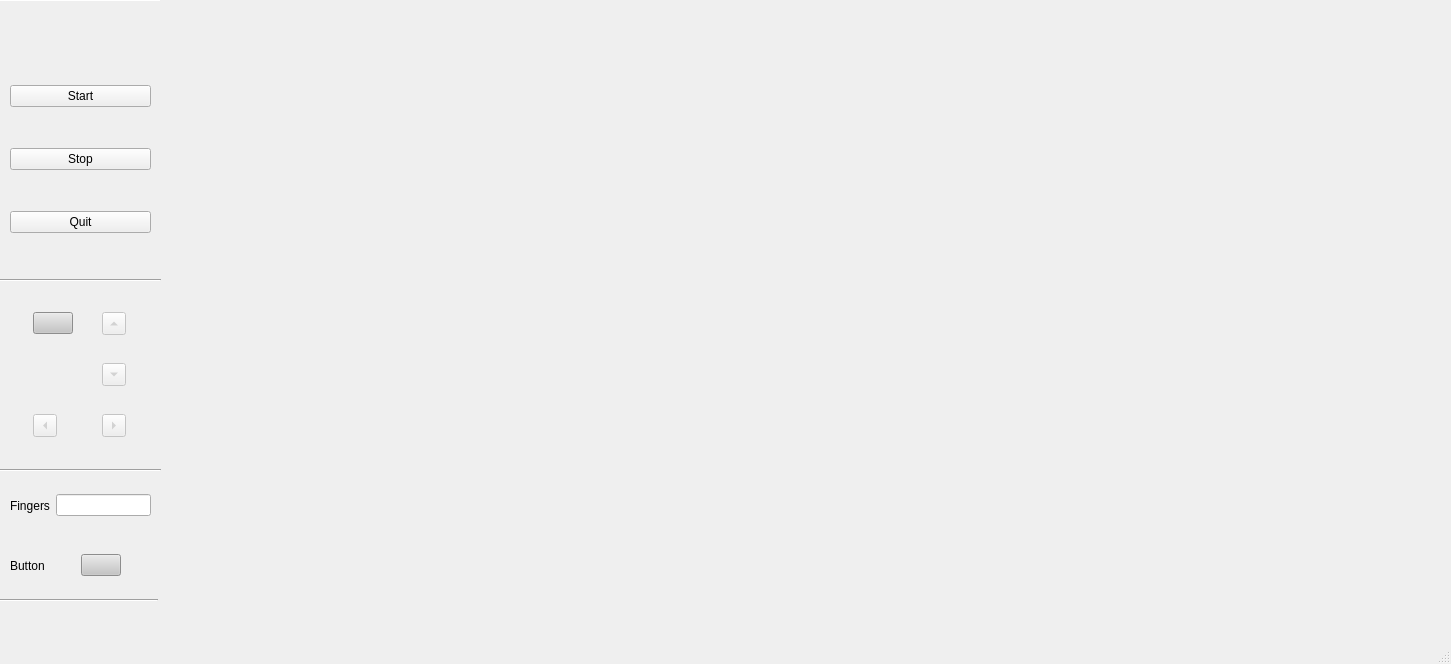
<?xml version="1.0" encoding="UTF-8"?>
<ui version="4.0">
 <class>MainWindow</class>
 <widget class="QMainWindow" name="MainWindow">
  <property name="geometry">
   <rect>
    <x>0</x>
    <y>0</y>
    <width>1451</width>
    <height>664</height>
   </rect>
  </property>
  <property name="windowTitle">
   <string>OpenCV</string>
  </property>
  <widget class="QWidget" name="centralwidget">
   <widget class="QLabel" name="videoFrame">
    <property name="geometry">
     <rect>
      <x>160</x>
      <y>2</y>
      <width>1271</width>
      <height>611</height>
     </rect>
    </property>
    <property name="text">
     <string/>
    </property>
   </widget>
   <widget class="QWidget" name="verticalLayoutWidget">
    <property name="geometry">
     <rect>
      <x>10</x>
      <y>50</y>
      <width>141</width>
      <height>221</height>
     </rect>
    </property>
    <layout class="QVBoxLayout" name="verticalLayout">
     <item>
      <widget class="QPushButton" name="start_button">
       <property name="text">
        <string>Start</string>
       </property>
      </widget>
     </item>
     <item>
      <widget class="QPushButton" name="stop_button">
       <property name="text">
        <string>Stop</string>
       </property>
      </widget>
     </item>
     <item>
      <widget class="QPushButton" name="quit_button">
       <property name="text">
        <string>Quit</string>
       </property>
      </widget>
     </item>
    </layout>
   </widget>
   <widget class="QWidget" name="gridLayoutWidget">
    <property name="geometry">
     <rect>
      <x>10</x>
      <y>290</y>
      <width>141</width>
      <height>171</height>
     </rect>
    </property>
    <layout class="QGridLayout" name="gridLayout">
     <item row="0" column="1">
      <widget class="QToolButton" name="up_arrow">
       <property name="enabled">
        <bool>false</bool>
       </property>
       <property name="text">
        <string/>
       </property>
       <property name="arrowType">
        <enum>Qt::UpArrow</enum>
       </property>
      </widget>
     </item>
     <item row="2" column="0">
      <widget class="QToolButton" name="left_arrow">
       <property name="enabled">
        <bool>false</bool>
       </property>
       <property name="text">
        <string/>
       </property>
       <property name="arrowType">
        <enum>Qt::LeftArrow</enum>
       </property>
      </widget>
     </item>
     <item row="1" column="1">
      <widget class="QToolButton" name="down_arrow">
       <property name="enabled">
        <bool>false</bool>
       </property>
       <property name="text">
        <string/>
       </property>
       <property name="arrowType">
        <enum>Qt::DownArrow</enum>
       </property>
      </widget>
     </item>
     <item row="2" column="1">
      <widget class="QToolButton" name="right_arrow">
       <property name="enabled">
        <bool>false</bool>
       </property>
       <property name="text">
        <string/>
       </property>
       <property name="arrowType">
        <enum>Qt::RightArrow</enum>
       </property>
      </widget>
     </item>
     <item row="0" column="0">
      <widget class="QPushButton" name="pushButton">
       <property name="styleSheet">
        <string notr="true">background-color :rgb(197, 197, 197) ;
border-color: rgb(42, 42, 42);</string>
       </property>
       <property name="text">
        <string/>
       </property>
      </widget>
     </item>
    </layout>
   </widget>
   <widget class="Line" name="line_2">
    <property name="geometry">
     <rect>
      <x>0</x>
      <y>270</y>
      <width>161</width>
      <height>20</height>
     </rect>
    </property>
    <property name="orientation">
     <enum>Qt::Horizontal</enum>
    </property>
   </widget>
   <widget class="Line" name="line_3">
    <property name="geometry">
     <rect>
      <x>0</x>
      <y>460</y>
      <width>161</width>
      <height>20</height>
     </rect>
    </property>
    <property name="orientation">
     <enum>Qt::Horizontal</enum>
    </property>
   </widget>
   <widget class="Line" name="line_4">
    <property name="geometry">
     <rect>
      <x>0</x>
      <y>-10</y>
      <width>161</width>
      <height>20</height>
     </rect>
    </property>
    <property name="orientation">
     <enum>Qt::Horizontal</enum>
    </property>
   </widget>
   <widget class="Line" name="line_5">
    <property name="geometry">
     <rect>
      <x>-3</x>
      <y>590</y>
      <width>161</width>
      <height>20</height>
     </rect>
    </property>
    <property name="orientation">
     <enum>Qt::Horizontal</enum>
    </property>
   </widget>
   <widget class="QWidget" name="horizontalLayoutWidget">
    <property name="geometry">
     <rect>
      <x>10</x>
      <y>480</y>
      <width>141</width>
      <height>51</height>
     </rect>
    </property>
    <layout class="QHBoxLayout" name="horizontalLayout">
     <item>
      <widget class="QLabel" name="label">
       <property name="enabled">
        <bool>true</bool>
       </property>
       <property name="text">
        <string>Fingers</string>
       </property>
      </widget>
     </item>
     <item>
      <widget class="QLineEdit" name="lineEdit">
       <property name="enabled">
        <bool>true</bool>
       </property>
      </widget>
     </item>
    </layout>
   </widget>
   <widget class="QWidget" name="horizontalLayoutWidget_2">
    <property name="geometry">
     <rect>
      <x>10</x>
      <y>540</y>
      <width>141</width>
      <height>51</height>
     </rect>
    </property>
    <layout class="QHBoxLayout" name="horizontalLayout_3">
     <item>
      <widget class="QLabel" name="label_2">
       <property name="enabled">
        <bool>true</bool>
       </property>
       <property name="text">
        <string>Button</string>
       </property>
      </widget>
     </item>
     <item>
      <spacer name="horizontalSpacer_2">
       <property name="orientation">
        <enum>Qt::Horizontal</enum>
       </property>
       <property name="sizeHint" stdset="0">
        <size>
         <width>40</width>
         <height>20</height>
        </size>
       </property>
      </spacer>
     </item>
     <item>
      <widget class="QPushButton" name="pushButton_2">
       <property name="styleSheet">
        <string notr="true">background-color :rgb(197, 197, 197) ;
border-color: rgb(42, 42, 42);</string>
       </property>
       <property name="text">
        <string/>
       </property>
      </widget>
     </item>
     <item>
      <spacer name="horizontalSpacer">
       <property name="orientation">
        <enum>Qt::Horizontal</enum>
       </property>
       <property name="sizeHint" stdset="0">
        <size>
         <width>40</width>
         <height>20</height>
        </size>
       </property>
      </spacer>
     </item>
    </layout>
   </widget>
   <zorder>videoFrame</zorder>
   <zorder>verticalLayoutWidget</zorder>
   <zorder>gridLayoutWidget</zorder>
   <zorder>line_2</zorder>
   <zorder>line_3</zorder>
   <zorder>line_4</zorder>
   <zorder>line_5</zorder>
   <zorder>horizontalLayoutWidget</zorder>
   <zorder>horizontalLayoutWidget_2</zorder>
   <zorder>stop_button_2</zorder>
  </widget>
  <widget class="QMenuBar" name="menubar">
   <property name="geometry">
    <rect>
     <x>0</x>
     <y>0</y>
     <width>1451</width>
     <height>27</height>
    </rect>
   </property>
  </widget>
  <widget class="QStatusBar" name="statusbar"/>
 </widget>
 <resources/>
 <connections/>
</ui>
